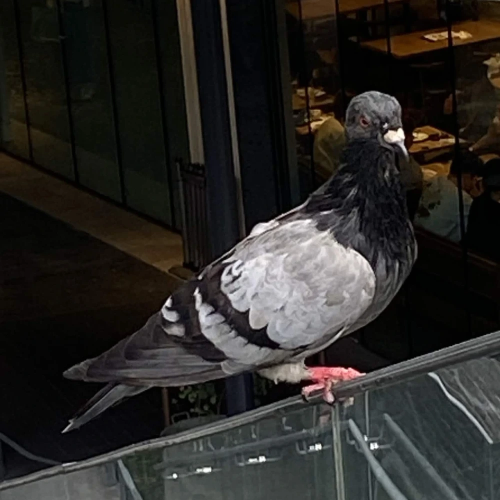
#> input picture tools/pigeon_photo.webp, 1000 x 1000 px (shown at 1/2 size); its folder holds only this picture in this run
$ python gen_art.py
#> lines starting #> are read from the running program, lines starting #| are printed output that depends on the picture
"""Generates the 2D art for Pigeon Bakery Tycoon.

- assets/logo/*       the company logo, cut from the user's pigeon photo
- assets/icons/ui_*   flat UI glyphs (gear, upgrade arrow, hand, ...)
- assets/icons/*.png  coloured card icons for things that are not items

Item icons (bread, seeds, ...) are rendered from the real 3D models by
`godot -- --bake-icons`, not drawn here.

Run with Python 3.13 (needs Pillow):  py -3.13 tools/gen_art.py
"""
import math
import os

from PIL import Image, ImageDraw, ImageFilter, ImageFont

ROOT = os.path.dirname(os.path.dirname(os.path.abspath(__file__)))
ASSETS = os.path.join(ROOT, "assets")
PHOTO = os.path.join(ROOT, "tools", "pigeon_photo.webp")
# the repo copy is pre-cropped to the pigeon; crop maths below use the
# original photo's coordinates, so shift them by the crop origin
PHOTO_ORIGIN = (200, 480)
SS = 4  # supersampling factor

INK = (43, 38, 52, 255)
WHITE = (255, 255, 255, 255)


def save(im, *parts):
    path = os.path.join(ASSETS, *parts)
    os.makedirs(os.path.dirname(path), exist_ok=True)
    im.save(path)
    print("wrote", os.path.relpath(path, ROOT))


def down(im, size):
    return im.resize((size, size), Image.LANCZOS)


def circle_mask(size, inset=0):
    m = Image.new("L", (size * SS, size * SS), 0)
    d = ImageDraw.Draw(m)
    d.ellipse((inset * SS, inset * SS, (size - inset) * SS - 1, (size - inset) * SS - 1), fill=255)
    return m.resize((size, size), Image.LANCZOS)


# ---------------------------------------------------------------- logo ----
def photo_square(size, cx=685, cy=965, half=455):
    im = Image.open(PHOTO).convert("RGB")
    ox, oy = PHOTO_ORIGIN
    crop = im.crop((cx - half - ox, cy - half - oy, cx + half - ox, cy + half - oy))
    return crop.resize((size, size), Image.LANCZOS)


def make_badge(size=512):
    """Round badge: the photo inside a white + orange ring with a soft shadow."""
#> called with size = 512
    out = Image.new("RGBA", (size, size), (0, 0, 0, 0))
#> out: PIL image 512x512 RGBA; every value is 0
    # shadow
    sh = Image.new("RGBA", (size, size), (0, 0, 0, 0))
    ImageDraw.Draw(sh).ellipse((size * 0.05, size * 0.08, size * 0.97, size * 1.0), fill=(20, 10, 30, 110))
    sh = sh.filter(ImageFilter.GaussianBlur(size * 0.02))
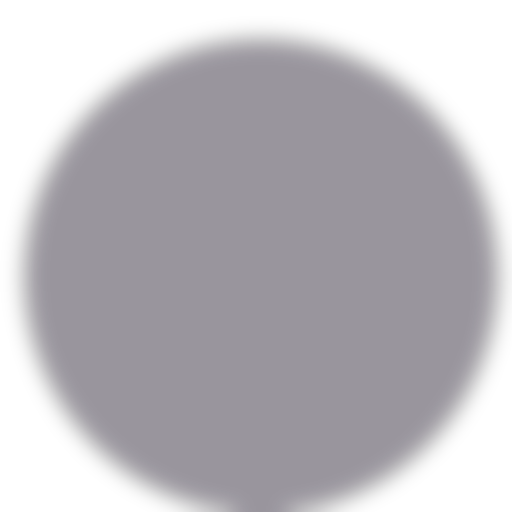
#> sh: PIL image 512x512 RGBA; mean R, G, B, A 13.4, 6.7, 20, 73.5; transparent parts drawn white
    out.alpha_composite(sh)
    ring = Image.new("RGBA", (size * SS, size * SS), (0, 0, 0, 0))
#> ring: PIL image 2048x2048 RGBA; every value is 0
    d = ImageDraw.Draw(ring)
    S = size * SS
    pad = S * 0.03
    d.ellipse((pad, pad, S - pad, S - pad), fill=(255, 166, 35, 255), outline=INK, width=int(S * 0.012))
    p2 = S * 0.085
    d.ellipse((p2, p2, S - p2, S - p2), fill=WHITE)
    ring = ring.resize((size, size), Image.LANCZOS)
#> ring: PIL image 512x512 RGBA
    out.alpha_composite(ring)
    inner = int(size * 0.13)
    ph_size = size - inner * 2
    ph = photo_square(ph_size).convert("RGBA")
#> in photo_square, im is the input picture: PIL image 1000x1000 RGB; mean R, G, B 42.7, 41, 38.4
    ph.putalpha(circle_mask(ph_size))
#> in circle_mask, `m = Image.new("L", (size * SS, size * SS), 0)`: m: PIL image 1520x1520 L; every value is 0
#> in circle_mask, `return m.resize((size, size), Image.LANCZOS)`:
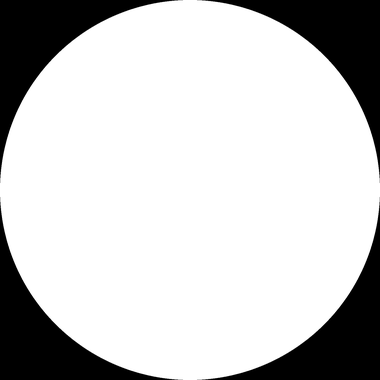
#> returned value: PIL image 380x380 L; min 0, max 255, mean 200.3
    out.alpha_composite(ph, (inner, inner))
    return out


def make_logo_files():
    save(make_badge(512), "logo", "logo_badge.png")
#| wrote assets/logo/logo_badge.png
    save(make_badge(256), "logo", "icon.png")
#> call 2 of make_badge, with size = 256
#> in make_badge (call 2), `out = Image.new("RGBA", (size, size), (0, 0, 0, 0))`: out: PIL image 256x256 RGBA; every value is 0
#> in make_badge (call 2), `ring = Image.new("RGBA", (size * SS, size * SS), (0, 0, 0, 0))`: ring: PIL image 1024x1024 RGBA; every value is 0
#> in make_badge (call 2), `ring = ring.resize((size, size), Image.LANCZOS)`:
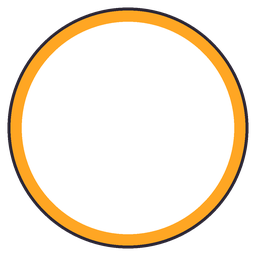
#> ring: PIL image 256x256 RGBA; mean R, G, B, A 171, 159.8, 144.7, 177.5; transparent parts drawn white
#> in circle_mask (call 2), `m = Image.new("L", (size * SS, size * SS), 0)`: m: PIL image 760x760 L; every value is 0
#> in make_badge (call 2), `ph.putalpha(circle_mask(ph_size))`:
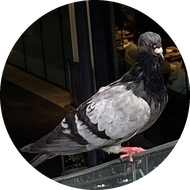
#> ph: PIL image 190x190 RGBA; mean R, G, B, A 42.6, 40.5, 38.2, 200.2; transparent parts drawn white
#| wrote assets/logo/icon.png
    # square photo for the menu polaroid and the 3D shop sign
    ph = photo_square(512).convert("RGBA")
#> ph: PIL image 512x512 RGBA
    save(ph, "logo", "logo_square.png")
    # polaroid
    W, H = 440, 520
    pol = Image.new("RGBA", (W, H), (0, 0, 0, 0))
#> pol: PIL image 440x520 RGBA; every value is 0
    d = ImageDraw.Draw(pol)
    d.rounded_rectangle((6, 10, W - 2, H - 2), 18, fill=(20, 10, 30, 90))
    pol = pol.filter(ImageFilter.GaussianBlur(6))
    d = ImageDraw.Draw(pol)
    d.rounded_rectangle((0, 0, W - 8, H - 12), 16, fill=(255, 253, 246, 255))
    ph = photo_square(392, cx=700, cy=980, half=500)
    pol.paste(ph, (20, 20))
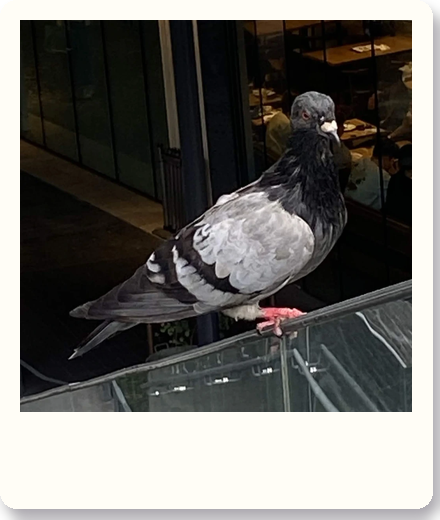
#> pol: PIL image 440x520 RGBA; mean R, G, B, A 103.3, 101.3, 98.1, 247.8; transparent parts drawn white
    save(pol, "logo", "polaroid.png")


# --------------------------------------------------------------- glyphs ---
class G:
    """Tiny helper that draws at SS x resolution in a 0..100 coordinate box."""

    # [5 lines left out: function __init__, not called in this run]

    def k(self, v):
        return v * self.S / 100.0

    def pts(self, pts):
        return [(self.k(x), self.k(y)) for x, y in pts]

    # [564 lines left out: functions poly, ell, rect, line, done, gear and 51 more, not called in this run]


def nunito(size, weight=900):
    f = ImageFont.truetype(os.path.join(ASSETS, "fonts", "Nunito-Variable.ttf"), size)
    f.set_variation_by_axes([weight])
    return f


def outlined_text(d, xy, text, font, fill, outline, width):
    d.text(xy, text, font=font, fill=fill, anchor="mm", stroke_width=width, stroke_fill=outline)


def make_splash():
    """Loading screen / boot splash: the pigeon logo over the game title."""
    W, H = 1200, 1000
    S = 2
    im = Image.new("RGBA", (W * S, H * S), (0, 0, 0, 0))
#> im: PIL image 2400x2000 RGBA; every value is 0
    badge = make_badge(560 * S // 1)
#> call 3 of make_badge, with size = 1120
#> in make_badge (call 3), `out = Image.new("RGBA", (size, size), (0, 0, 0, 0))`: out: PIL image 1120x1120 RGBA; every value is 0
#> in make_badge (call 3), `ring = Image.new("RGBA", (size * SS, size * SS), (0, 0, 0, 0))`: ring: PIL image 4480x4480 RGBA; every value is 0
#> in circle_mask (call 3), `m = Image.new("L", (size * SS, size * SS), 0)`: m: PIL image 3320x3320 L; every value is 0
#> in make_badge (call 3), `out.alpha_composite(ph, (inner, inner))`:
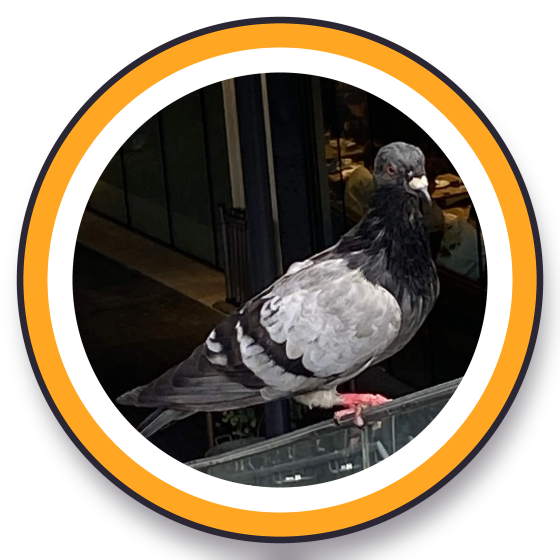
#> out: PIL image 1120x1120 RGBA (shown at 1/2 size); mean R, G, B, A 80.1, 68.1, 52.8, 180.3; transparent parts drawn white
    im.alpha_composite(badge.resize((560 * S, 560 * S), Image.LANCZOS), ((W * S - 560 * S) // 2, 20 * S))
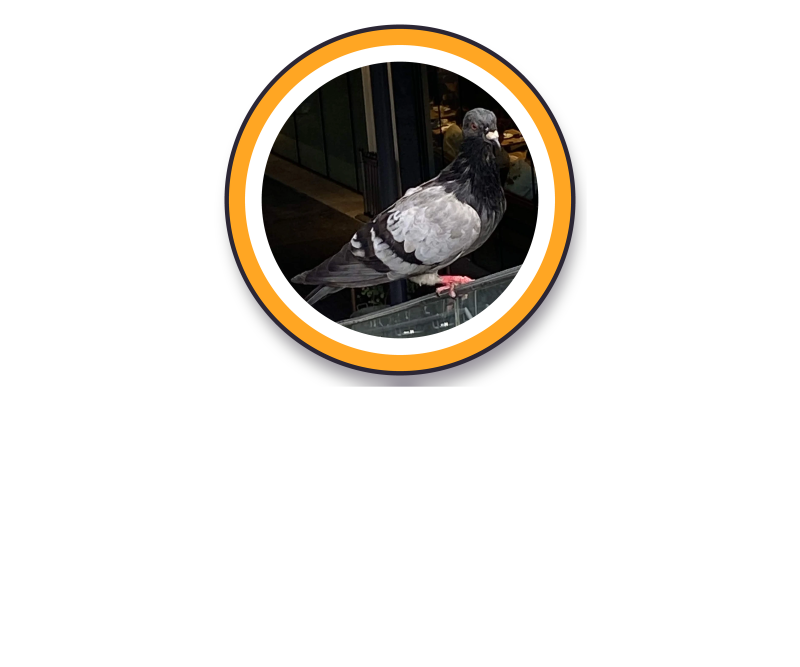
#> im: PIL image 2400x2000 RGBA (shown at 1/3 size); mean R, G, B, A 20.9, 17.8, 13.8, 47.1; transparent parts drawn white
    d = ImageDraw.Draw(im)
    outlined_text(d, (W * S // 2, 680 * S), "PIGEON BAKERY", nunito(126 * S), (255, 168, 40, 255), (255, 255, 255, 255), 14 * S)
    # red TYCOON ribbon
    rw, rh = 420 * S, 110 * S
    cx, cy = W * S // 2, 830 * S
    d.rounded_rectangle((cx - rw // 2 - 8 * S, cy - rh // 2 - 8 * S, cx + rw // 2 + 8 * S, cy + rh // 2 + 8 * S), 26 * S, fill=(255, 255, 255, 255))
    d.rounded_rectangle((cx - rw // 2, cy - rh // 2, cx + rw // 2, cy + rh // 2), 20 * S, fill=(237, 84, 89, 255))
    outlined_text(d, (cx, cy - 4 * S), "TYCOON", nunito(84 * S), (255, 255, 255, 255), INK, 7 * S)
    outlined_text(d, (cx, 950 * S), "Loading the flock...", nunito(44 * S, 800), (255, 255, 255, 255), INK, 5 * S)
    return im.resize((W, H), Image.LANCZOS)


def main():
    make_logo_files()
    save(make_splash(), "logo", "splash.png")
    icons = {
        "ui_gear": gear(), "ui_up": arrow_up(), "ui_speed": shoe(), "ui_capacity": boxes(),
        "ui_profit": coin(), "ui_staff_speed": person((255, 150, 60, 255), "bolt"),
        "ui_staff_cap": person((90, 200, 120, 255), "box"), "ui_machine": bolt(),
        "ui_hand": hand(), "ui_music_on": music_note(True), "ui_music_off": music_note(False),
        "ui_sfx_on": speaker(True), "ui_sfx_off": speaker(False), "ui_shadows": sun(),
        "ui_close": close_x(), "ui_check": check(), "ui_lock": lock(), "ui_star": star(),
        "ui_crown": crown(), "ui_clock": clock(), "ui_coin": coin(),
        "table": table_icon(), "land": fence_icon(), "fountain": fountain_icon(), "office": office_icon(),
        "hire_farmer": hat_icon("farmer"), "hire_baker": hat_icon("baker"), "hire_cashier": hat_icon("cashier"),
        "hire_janitor": hat_icon("janitor"), "statue": statue_icon(), "perch": perch_icon(),
        "fx_bubble": bubble(), "fx_ground_arrow": ground_arrow(), "fx_ring": corner_ring(),
        "fx_dot": soft_dot(), "fx_sparkle": sparkle(), "fx_pad": pad_tex(), "fx_zone": zone_tex(),
        "fx_fill": fill_tex(), "fx_card": card_tex(),
        "military": military_icon(), "security": security_icon(), "turret": turret_icon(),
        "hire_guard": guard_icon(), "hire_runner": runner_icon(), "nest": nest_icon(), "globe": globe_icon(),
        "w_baguette": w_baguette(), "w_flak": w_flak(), "w_sonic": w_sonic(), "w_missile": w_missile(),
        "w_shield": w_shield(), "w_hangar": w_hangar(), "w_tank": w_tank(), "w_armor": w_armor(),
        "w_repair": w_repair(), "w_radar": w_radar(), "hq": hq_icon(),
    }
    for name, im in icons.items():
        save(im, "icons", name + ".png")


if __name__ == "__main__":
#> (the run stopped early here; a loop or call above may not have finished)
